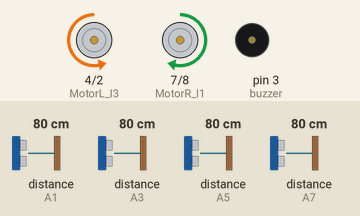
This sketch was run on a simulated Arduino Nano, built with avr-gcc and run on an emulated ATmega328P. On the bench: motor-driver pin pairs drawn as motors (green arrow = first pin HIGH = forward, orange = second pin HIGH = backward, longer = more drive, scaled by the enable pin), buzzer (waves = sounding, pin HIGH). The test bench sets the inputs (shaded band); at power-on: distance to the obstacle (sensors on A1, A3, A5, A7) 80 cm. The echo pulse lasts 58.3 µs per cm; pins used as bus, display or sensor lines are not drawn.

Above: at 1.2 s.
1.3 s: distance to the obstacle (sensor on A1) set to 2 cm
At 2.4 s:
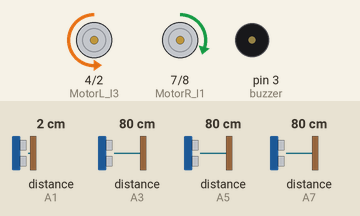
2.9 s: distance to the obstacle (sensor on A3) set to 35 cm
At 3.8 s:
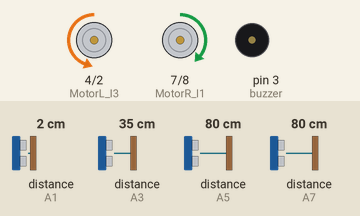
4.5 s: distance to the obstacle (sensor on A5) set to 51 cm
6.0 s: distance to the obstacle (sensor on A5) set to 43 cm
At 7.4 s:
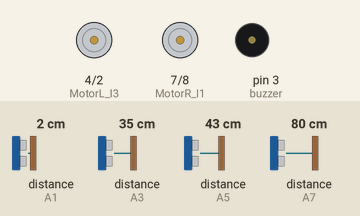
9.0 s: distance to the obstacle (sensor on A5) set to 60 cm
At 9.8 s:
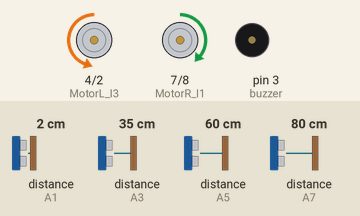
10.8 s: distance to the obstacle (sensor on A1) set to 13 cm
At 12.1 s:
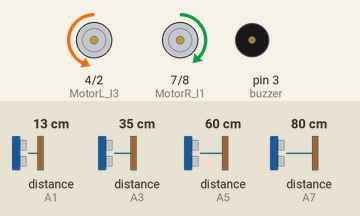
12.4 s: distance to the obstacle (sensor on A1) set to 18 cm
At 13.5 s:
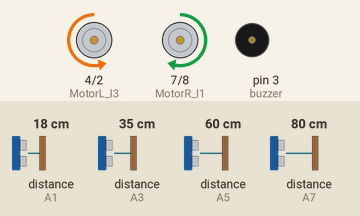
Timing chart, 0 to 15.0 s (numbered marks = the images above; inputs shaded):
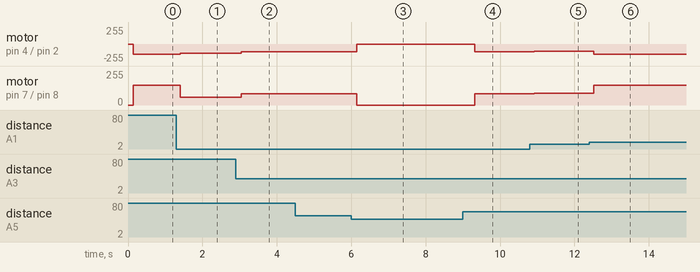

The sketch:

project.ino
```cpp
#include <NewPing.h>        //for the Ultrasonic sensor function library.
#include <LiquidCrystal.h>
#include <SoftwareSerial.h>
#include <Arduino.h>
//#include "RFID.h"
//#include "bluetooth.h"
//#include "track.h"
// for RFID
#include <SPI.h>
#include <MFRC522.h>


#define MotorR_I1     7 //定義 I1 接腳（右）
#define MotorR_I2     8 //定義 I2 接腳（右）8
#define MotorL_I3     4 //定義 I3 接腳（左）4
#define MotorL_I4     2 //定義 I4 接腳（左） 2
#define MotorL_PWML    6 //定義 ENA (PWM調速) 接腳
#define MotorR_PWMR    5 //定義 ENB (PWM調速) 接腳 5
#define trig_pin1 A0 //left
#define echo_pin1 A1
#define trig_pin2 A2 //right
#define echo_pin2 A3
#define trig_pin3 A4 //front
#define echo_pin3 A5
#define trig_pin4 A6 //back
#define echo_pin4 A7
#define RST_PIN      A0        // 讀卡機的重置腳位
#define SS_PIN       10       // 晶片選擇腳位
#define buzzer 3
#define maximum_distance 200

NewPing sonar_left(trig_pin1, echo_pin1, maximum_distance);
NewPing sonar_right(trig_pin2, echo_pin2, maximum_distance);
NewPing sonar_front(trig_pin3, echo_pin3, maximum_distance);
NewPing sonar_back(trig_pin4, echo_pin4, maximum_distance);
MFRC522 mfrc522(SS_PIN, RST_PIN);  // 建立MFRC522物件
SoftwareSerial BT (9, 10);

int ld = 100;  //left_distance
int rd = 100;  //right_distance
int fd = 100;  //front_distance
int bd = 100;  //back_distance
int v0 = 100;
void setup() {

  BT.begin(9600);
  Serial.begin(9600);
  SPI.begin();
//  mfrc522.PCD_Init();
  pinMode(MotorR_I1,   OUTPUT);
  pinMode(MotorR_I2,   OUTPUT);
  pinMode(MotorL_I3,   OUTPUT);
  pinMode(MotorL_I4,   OUTPUT);
  pinMode(MotorL_PWML, OUTPUT);
  pinMode(MotorR_PWMR, OUTPUT);
  pinMode(buzzer, OUTPUT);

}

void loop() {

  //  byte idSize = mfrc522.uid.size;
  //  byte* rf = rfid(idSize);
  //  if (rf != NULL) {
  //    send_byte(rf, idSize);
  //    Serial.println(*rf);
  //  }

  ld = read_ld();
  rd = read_rd();
  fd = read_fd();
  bd = read_bd();

  if (fd >= 50) {
    double error = ld - rd;
    if (abs(error) < 20) move_forward();
    else MotorWriting(v0 - error / 2, v0 + error / 2);
  }
  else {
    while (read_fd() < 50) {
      move_stop();
      alarm();
    }
  }
}

int read_ld() {
  delay(30);
  int cm = sonar_left.ping_cm();
  if (cm == 0) cm = 250;
  //  Serial.println(cm);
  return cm;
}
int read_rd() {
  delay(30);
  int cm = sonar_right.ping_cm();
  if (cm == 0) cm = 250;
  //  Serial.println(cm);
  return cm;
}
int read_fd() {
  delay(30);
  int cm = sonar_front.ping_cm();
  if (cm == 0) cm = 250;
  //  Serial.println(cm);
  return cm;
}
int read_bd() {
  delay(30);
  int cm = sonar_back.ping_cm();
  if (cm == 0) cm = 250;
  //  Serial.println(cm);
  return cm;
}

void move_stop() {
  MotorWriting(0, 0);
  delay(1000);
}

void move_forward() {
  MotorWriting(150, 150);
}

void move_backward() {
  MotorWriting(-150, -150);
}

void alarm() {
  digitalWrite(7, HIGH);
  delay(1000);
  digitalWrite(7, LOW);
  delay(1000);
}
void MotorWriting(double vL, double vR) {
  // TODO: use L298N to control motor voltage & direction
  if (vR > 255) vR = 255;
  if (vL > 255) vL = 255;
  if (vR < -255) vR = -255;
  if (vL < -255) vL = -255;
  if (vL < 0) {
    digitalWrite(MotorR_I1, LOW);
    digitalWrite(MotorR_I2, HIGH);
    vL = -vL;
  }
  else{
    digitalWrite(MotorR_I1, HIGH);
    digitalWrite(MotorR_I2, LOW);
  }
  if (vR < 0) {
    digitalWrite(MotorL_I3, HIGH);
    digitalWrite(MotorL_I4, LOW);
    vR = -vR;
  }
  else{
    digitalWrite(MotorL_I3, LOW);
    digitalWrite(MotorL_I4, HIGH);
  }
  analogWrite(MotorL_PWML, vL);
  analogWrite(MotorR_PWMR, vR);
}// MotorWriting
```

Measured:
- the behaviour switches between 49 and 48 cm on distance to the obstacle (sensor on A5) (found by bisection; images 2 and 3)
- the behaviour switches between 15 and 16 cm on distance to the obstacle (sensor on A1) (found by bisection; images 5 and 6)
- after the input at 1.3 s, motor on pin 4 (MotorL_I3) / pin 2 (MotorL_I4): backward 150/255 → backward 139/255 after 0.11 s; motor on pin 7 (MotorR_I1) / pin 8 (MotorR_I2): forward 150/255 → forward 60/255 after 0.11 s
- after the input at 2.9 s, motor on pin 4 (MotorL_I3) / pin 2 (MotorL_I4): backward 139/255 → backward 116/255 after 0.15 s; motor on pin 7 (MotorR_I1) / pin 8 (MotorR_I2): forward 60/255 → forward 83/255 after 0.15 s
- after the input at 4.5 s, every drawn part: stays the same
- after the input at 6.0 s, motor on pin 4 (MotorL_I3) / pin 2 (MotorL_I4): backward 116/255 → stopped after 0.15 s; motor on pin 7 (MotorR_I1) / pin 8 (MotorR_I2): forward 83/255 → stopped after 0.15 s
- after the input at 9.0 s, motor on pin 4 (MotorL_I3) / pin 2 (MotorL_I4): stopped → backward 116/255 after 0.32 s; motor on pin 7 (MotorR_I1) / pin 8 (MotorR_I2): stopped → forward 83/255 after 0.32 s
- after the input at 10.8 s, motor on pin 4 (MotorL_I3) / pin 2 (MotorL_I4): backward 116/255 → backward 111/255 after 0.11 s; motor on pin 7 (MotorR_I1) / pin 8 (MotorR_I2): forward 83/255 → forward 89/255 after 0.11 s
- after the input at 12.4 s, motor on pin 4 (MotorL_I3) / pin 2 (MotorL_I4): backward 111/255 → backward 150/255 after 0.12 s; motor on pin 7 (MotorR_I1) / pin 8 (MotorR_I2): forward 89/255 → forward 150/255 after 0.12 s
